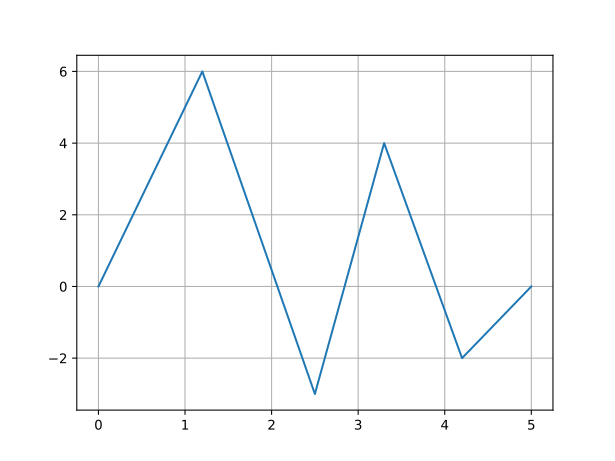

Reproduce this figure in Python.
import math
import matplotlib.pyplot as pyplot
xs = [0, 1.2, 2.5, 3.3, 4.2, 5]
ys = [0, 6, -3, 4, -2, 0]
pyplot.plot(xs, ys)
pyplot.grid()
pyplot.savefig('lines.svg', format='svg')
